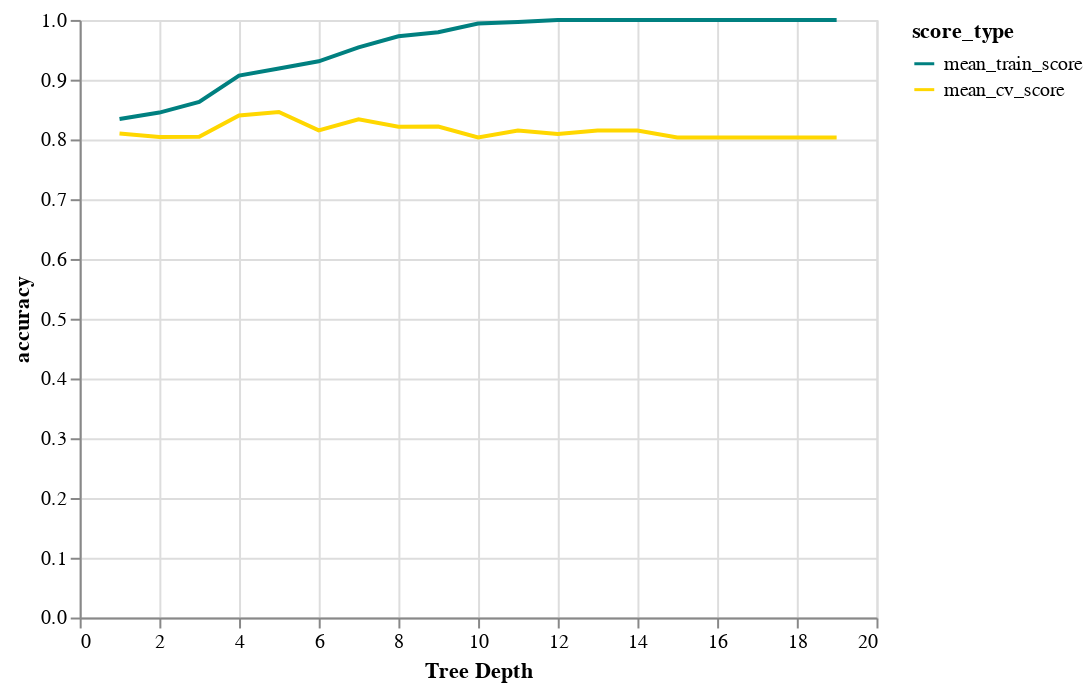

Source (notebook cell):
### Code cell
source = results_df.melt(id_vars=['depth'] , 
                              value_vars=['mean_train_score', 'mean_cv_score'], 
                              var_name='score_type', value_name='accuracy')
chart1 = alt.Chart(source).mark_line().encode(
    alt.X('depth:Q', axis=alt.Axis(title="Tree Depth")),
    alt.Y('accuracy:Q'),
    alt.Color('score_type:N', scale=alt.Scale(domain=['mean_train_score', 'mean_cv_score'],
                                           range=['teal', 'gold'])))
chart1

### Figure 1 — Vega-Lite specification as saved in the notebook (floating-point values rounded to 4 significant figures)
{"config": {"view": {"continuousWidth": 400, "continuousHeight": 300}}, "data": {"name": "data-e840c0073111485092b50a9fd607fdde"}, "mark": "line", "encoding": {"color": {"type": "nominal", "field": "score_type", "scale": {"domain": ["mean_train_score", "mean_cv_score"], "range": ["teal", "gold"]}}, "x": {"type": "quantitative", "axis": {"title": "Tree Depth"}, "field": "depth"}, "y": {"type": "quantitative", "field": "accuracy"}}, "$schema": "https://vega.github.io/schema/vega-lite/v4.8.1.json", "datasets": {"data-e840c0073111485092b50a9fd607fdde": [{"depth": 1, "score_type": "mean_train_score", "accuracy": 0.8343}, {"depth": 2, "score_type": "mean_train_score", "accuracy": 0.845}, {"depth": 3, "score_type": "mean_train_score", "accuracy": 0.863}, {"depth": 4, "score_type": "mean_train_score", "accuracy": 0.9069}, {"depth": 5, "score_type": "mean_train_score", "accuracy": 0.9188}, {"depth": 6, "score_type": "mean_train_score", "accuracy": 0.9308}, {"depth": 7, "score_type": "mean_train_score", "accuracy": 0.9541}, {"depth": 8, "score_type": "mean_train_score", "accuracy": 0.9727}, {"depth": 9, "score_type": "mean_train_score", "accuracy": 0.9794}, {"depth": 10, "score_type": "mean_train_score", "accuracy": 0.994}, {"depth": 11, "score_type": "mean_train_score", "accuracy": 0.9967}, {"depth": 12, "score_type": "mean_train_score", "accuracy": 1.0}, {"depth": 13, "score_type": "mean_train_score", "accuracy": 1.0}, {"depth": 14, "score_type": "mean_train_score", "accuracy": 1.0}, {"depth": 15, "score_type": "mean_train_score", "accuracy": 1.0}, {"depth": 16, "score_type": "mean_train_score", "accuracy": 1.0}, {"depth": 17, "score_type": "mean_train_score", "accuracy": 1.0}, {"depth": 18, "score_type": "mean_train_score", "accuracy": 1.0}, {"depth": 19, "score_type": "mean_train_score", "accuracy": 1.0}, {"depth": 1, "score_type": "mean_cv_score", "accuracy": 0.8099}, {"depth": 2, "score_type": "mean_cv_score", "accuracy": 0.804}, {"depth": 3, "score_type": "mean_cv_score", "accuracy": 0.8044}, {"depth": 4, "score_type": "mean_cv_score", "accuracy": 0.8401}, {"depth": 5, "score_type": "mean_cv_score", "accuracy": 0.846}, {"depth": 6, "score_type": "mean_cv_score", "accuracy": 0.8151}, {"depth": 7, "score_type": "mean_cv_score", "accuracy": 0.8338}, {"depth": 8, "score_type": "mean_cv_score", "accuracy": 0.8213}, {"depth": 9, "score_type": "mean_cv_score", "accuracy": 0.8217}, {"depth": 10, "score_type": "mean_cv_score", "accuracy": 0.8033}, {"depth": 11, "score_type": "mean_cv_score", "accuracy": 0.8151}, {"depth": 12, "score_type": "mean_cv_score", "accuracy": 0.8092}, {"depth": 13, "score_type": "mean_cv_score", "accuracy": 0.8151}, {"depth": 14, "score_type": "mean_cv_score", "accuracy": 0.8151}, {"depth": 15, "score_type": "mean_cv_score", "accuracy": 0.8033}, {"depth": 16, "score_type": "mean_cv_score", "accuracy": 0.8033}, {"depth": 17, "score_type": "mean_cv_score", "accuracy": 0.8033}, {"depth": 18, "score_type": "mean_cv_score", "accuracy": 0.8033}, {"depth": 19, "score_type": "mean_cv_score", "accuracy": 0.8033}]}}
